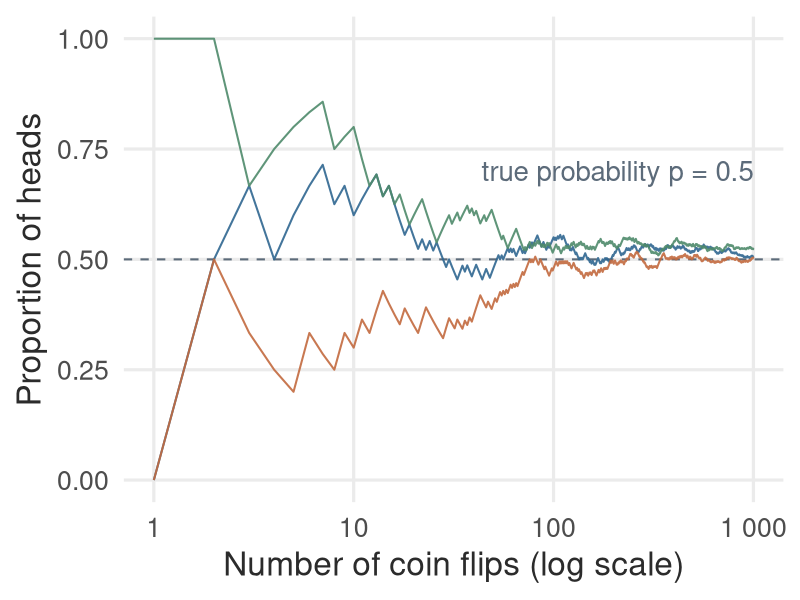
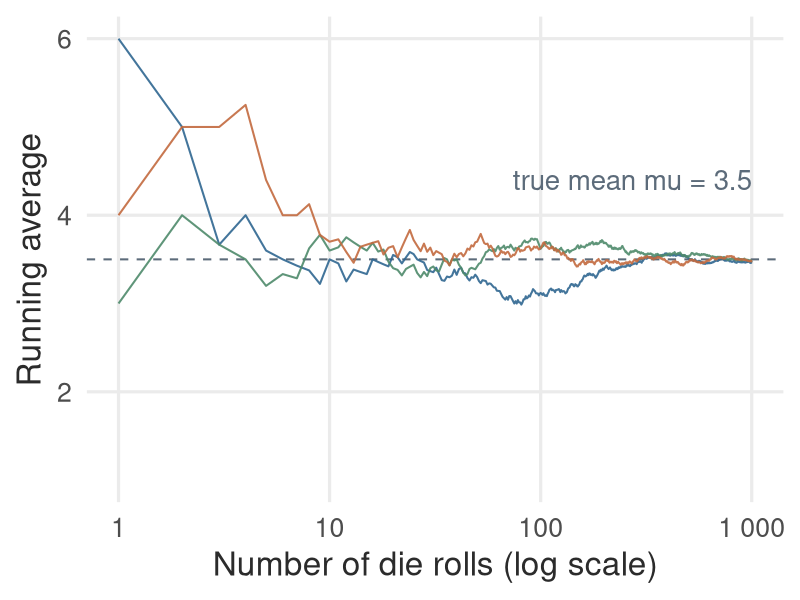
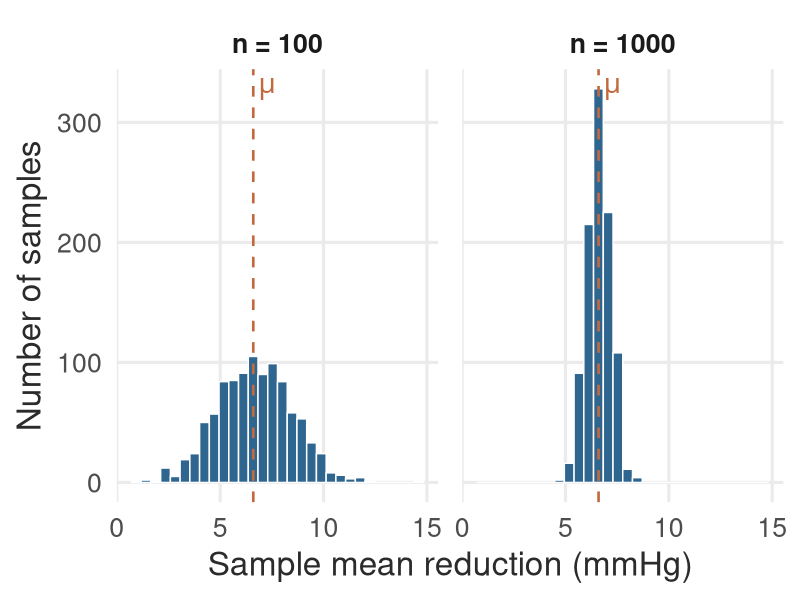

These figures' R source, in order:
# Figures for the Lecture 1 "review of key concepts" slides.
# Run from this directory; writes PNGs into figures/.
# All figures use the deck palette (ccBlue/ccGreen/ccTerra/ccGray).

library(tidyverse)

if (requireNamespace("rstudioapi", quietly = TRUE) &&
    rstudioapi::isAvailable()) {
  setwd(dirname(rstudioapi::getSourceEditorContext()$path))
}

dir.create("figures", showWarnings = FALSE)

ccBlue  <- "#2F6690"
ccGreen <- "#4E8A6B"
ccTerra <- "#C2693E"
ccGray  <- "#5C6B7A"

theme_lec <- theme_minimal(base_size = 24) +
  theme(
    panel.grid.minor = element_blank(),
    plot.title = element_blank(),
    axis.title = element_text(color = "#2B2B2B"),
    legend.position = "none"
  )

# ---- Law of Large Numbers: running proportion of heads ----
# Three independent runs of a fair coin; the observed proportion of heads
# settles toward the true probability p = 0.5 as the number of flips grows.

set.seed(214)
n_flips <- 1000
p_true  <- 0.5
run_cols <- c(ccBlue, ccGreen, ccTerra)

lln <- map_dfr(1:3, function(run) {
  flips <- rbinom(n_flips, size = 1, prob = p_true)
  tibble(
    run   = factor(run),
    n     = seq_len(n_flips),
    phat  = cumsum(flips) / seq_len(n_flips)
  )
})

p_lln <- ggplot(lln, aes(n, phat, color = run)) +
  geom_hline(yintercept = p_true, linetype = "dashed",
             color = ccGray, linewidth = 0.7) +
  geom_line(linewidth = 0.7, alpha = 0.9) +
  annotate("text", x = n_flips, y = p_true + 0.20,
           label = "true probability p = 0.5",
           hjust = 1, color = ccGray, size = 7) +
  scale_color_manual(values = run_cols) +
  scale_x_log10(labels = scales::label_number()) +
  coord_cartesian(ylim = c(0, 1)) +
  labs(x = "Number of coin flips (log scale)",
       y = "Proportion of heads") +
  theme_lec

ggsave("figures/lln_running_proportion.png", p_lln,
       width = 8, height = 4.2, dpi = 200, bg = "white")

message("Wrote figures/lln_running_proportion.png")

# ---- Law of Large Numbers: running average of die rolls ----
# Three independent runs of a fair six-sided die; the running average of the
# rolls settles toward the true mean mu = 3.5 as the number of rolls grows.
# This is the "means" companion to the coin "proportions" figure above.

set.seed(2140)
n_rolls <- 1000
mu_true <- 3.5

lln_mean <- map_dfr(1:3, function(run) {
  rolls <- sample(1:6, n_rolls, replace = TRUE)
  tibble(
    run  = factor(run),
    n    = seq_len(n_rolls),
    xbar = cumsum(rolls) / seq_len(n_rolls)
  )
})

p_lln_mean <- ggplot(lln_mean, aes(n, xbar, color = run)) +
  geom_hline(yintercept = mu_true, linetype = "dashed",
             color = ccGray, linewidth = 0.7) +
  geom_line(linewidth = 0.7, alpha = 0.9) +
  annotate("text", x = n_rolls, y = mu_true + 0.9,
           label = "true mean mu = 3.5",
           hjust = 1, color = ccGray, size = 7) +
  scale_color_manual(values = run_cols) +
  scale_x_log10(labels = scales::label_number()) +
  coord_cartesian(ylim = c(1, 6)) +
  labs(x = "Number of die rolls (log scale)",
       y = "Running average") +
  theme_lec

ggsave("figures/lln_running_mean.png", p_lln_mean,
       width = 8, height = 4.2, dpi = 200, bg = "white")

message("Wrote figures/lln_running_mean.png")

# ---- Sampling distribution: effect of sample size (n = 100 vs n = 1000) ----
# Population mean blood-pressure reduction 6.6 mmHg (SD 18). Draw many samples of
# each size and record the sample means. A larger sample gives a narrower sampling
# distribution -- less sampling variability. Shown side-by-side on a common axis.

set.seed(2141)
population_mean <- 6.6
population_sd   <- 18
n_samples       <- 1000

draw_means <- function(n) {
  tibble(
    size        = factor(paste0("n = ", n), levels = c("n = 100", "n = 1000")),
    sample_mean = replicate(n_samples, mean(rnorm(n, population_mean, population_sd)))
  )
}
samp <- bind_rows(draw_means(100), draw_means(1000))

p_sampling <- ggplot(samp, aes(sample_mean)) +
  geom_histogram(bins = 30, fill = ccBlue, color = "white") +
  geom_vline(xintercept = population_mean, linetype = "dashed",
             color = ccTerra, linewidth = 0.9) +
  annotate("text", x = population_mean, y = Inf, label = "mu", parse = TRUE,
           color = ccTerra, size = 7, hjust = -0.3, vjust = 1.4) +
  facet_wrap(~ size) +
  labs(x = "Sample mean reduction (mmHg)", y = "Number of samples") +
  theme_lec +
  theme(strip.text = element_text(face = "bold"),
        panel.spacing = unit(1.2, "lines"))

ggsave("figures/sampling_distribution_means.png", p_sampling,
       width = 9, height = 4, dpi = 200, bg = "white")

message("Wrote figures/sampling_distribution_means.png")
